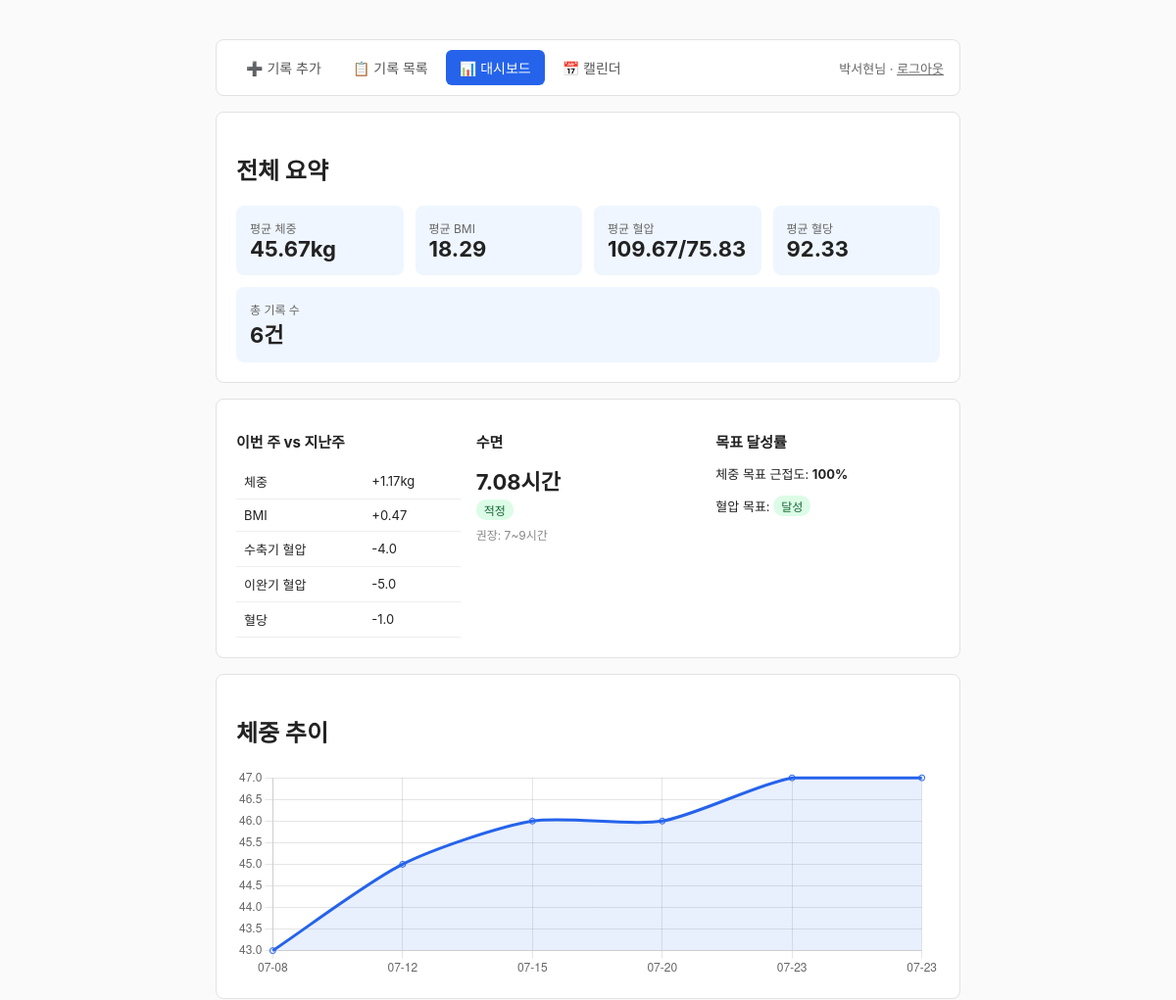
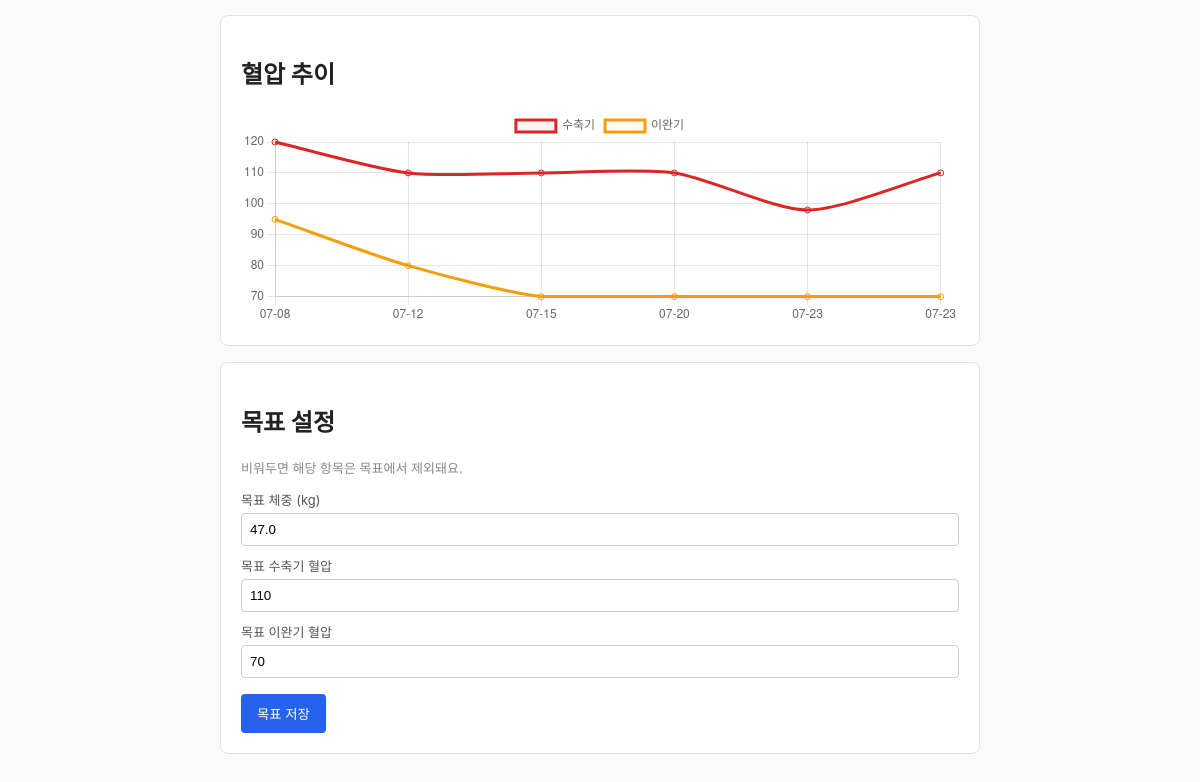
Page /web/dashboard (signed in) on the committed database (2 pictures, top to bottom).
### tables this page shows
CREATE TABLE users (
        id INTEGER PRIMARY KEY AUTOINCREMENT,
        phone TEXT NOT NULL,
        email TEXT UNIQUE NOT NULL,
        password TEXT NOT NULL,
        name TEXT NOT NULL,
        role TEXT NOT NULL DEFAULT 'user',
        created_at TEXT NOT NULL
    );

CREATE TABLE goals (
        id INTEGER PRIMARY KEY AUTOINCREMENT,
        user_id INTEGER UNIQUE NOT NULL,
        target_weight REAL,
        target_systolic INTEGER,
        target_diastolic INTEGER,
        updated_at TEXT NOT NULL,
        FOREIGN KEY(user_id) REFERENCES users(id)
    );

### web.py (the view)
@router.get("/web/dashboard", response_class=HTMLResponse)
def dashboard_page(request: Request):
    user = get_current_user_from_cookie(request)
    if user is None:
        return RedirectResponse(url="/web/login", status_code=303)
    if user["role"] == "admin":
        return RedirectResponse(url="/web/admin", status_code=303)
    records = records_crud.get_records(user["id"])
    records_sorted = sorted(records, key=lambda r: r["date"])  # 그래프는 오래된 순서로
    stats = records_crud.get_stats(user["id"])
    weekly = reports_crud.get_weekly_report(user["id"])
    sleep = reports_crud.get_sleep_analysis(user["id"])
    goal_progress = goals_crud.get_goal_progress(user["id"])
    goal = goals_crud.get_goal(user["id"])
    return templates.TemplateResponse(
        request, "dashboard.html",
        {
            "user": user, "records": records_sorted, "stats": stats,
            "weekly": weekly, "sleep": sleep, "goal_progress": goal_progress,
            "goal": goal, "active_tab": "dashboard",
        }
    )

### templates/dashboard.html (shortened to what this page needs)
{% extends "base.html" %}
{% block content %}
{% include "user_nav.html" %}
<div class="card">
    <h2>전체 요약</h2>
    {% if stats.count == 0 %}
        <p style="color:#888;">아직 기록이 없어 통계를 볼 수 없어요. <a href="/web/records/add">기록을 추가</a>해보세요.</p>
    {% else %}
    <div style="display:flex; gap:12px; flex-wrap:wrap;">
        <div class="stat-box">
            <div class="label">평균 체중</div>
            <div class="value">{{ stats.avg_weight }}kg</div>
        </div>
        <div class="stat-box">
            <div class="label">평균 BMI</div>
            <div class="value">{{ stats.avg_bmi }}</div>
        </div>
        <div class="stat-box">
            <div class="label">평균 혈압</div>
            <div class="value">{{ stats.avg_systolic }}/{{ stats.avg_diastolic }}</div>
        </div>
        <div class="stat-box">
            <div class="label">평균 혈당</div>
            <div class="value">{{ stats.avg_blood_sugar }}</div>
        </div>
        <div class="stat-box">
            <div class="label">총 기록 수</div>
            <div class="value">{{ stats.count }}건</div>
        </div>
    </div>
    {% endif %}
</div>
<div class="card">
    <div style="display:flex; gap:16px; flex-wrap:wrap;">
        <div style="flex:1; min-width:200px;">
            <h2 style="font-size:15px;">이번 주 vs 지난주</h2>
            {% if weekly.change is none %}
                <p style="color:#888; font-size:13px;">{{ weekly.message or "비교할 데이터가 부족해요." }}</p>
            {% else %}
                <table style="font-size:13px;">
                    <tr><td>체중</td><td>{{ '+' if weekly.change.weight > 0 else '' }}{{ weekly.change.weight }}kg</td></tr>
                    <tr><td>BMI</td><td>{{ '+' if weekly.change.bmi > 0 else '' }}{{ weekly.change.bmi }}</td></tr>
                    <tr><td>수축기 혈압</td><td>{{ '+' if weekly.change.systolic > 0 else '' }}{{ weekly.change.systolic }}</td></tr>
                    <tr><td>이완기 혈압</td><td>{{ '+' if weekly.change.diastolic > 0 else '' }}{{ weekly.change.diastolic }}</td></tr>
                    <tr><td>혈당</td><td>{{ '+' if weekly.change.blood_sugar > 0 else '' }}{{ weekly.change.blood_sugar }}</td></tr>
                </table>
            {% endif %}
        </div>
        <div style="flex:1; min-width:200px;">
            <h2 style="font-size:15px;">수면</h2>
            {% if sleep.status is none %}
                <p style="color:#888; font-size:13px;">{{ sleep.message or "기록이 없어요." }}</p>
            {% else %}
                <p style="font-size:22px; font-weight:bold; margin:4px 0;">{{ sleep.avg_sleep_hours }}시간</p>
                <span class="badge {{ 'ok' if sleep.status == '적정' else 'warn' }}">{{ sleep.status }}</span>
                <p style="font-size:12px; color:#888; margin-top:6px;">권장: {{ sleep.recommended_range }}</p>
            {% endif %}
        </div>
        <div style="flex:1; min-width:200px;">
            <h2 style="font-size:15px;">목표 달성률</h2>
            {% if not goal_progress.has_goal %}
                <p style="color:#888; font-size:13px;">아직 목표가 없어요. 아래에서 설정해보세요.</p>
            {% elif goal_progress.message %}
                <p style="color:#888; font-size:13px;">{{ goal_progress.message }}</p>
            {% else %}
                {% if goal_progress.weight_achievement_percent is defined %}
                    <p style="font-size:13px;">체중 목표 근접도: <strong>{{ goal_progress.weight_achievement_percent }}%</strong></p>
                {% endif %}
                {% if goal_progress.bp_goal_status is defined %}
                    <p style="font-size:13px;">혈압 목표:
                        <span class="badge {{ 'ok' if goal_progress.bp_goal_status == '달성' else 'warn' }}">{{ goal_progress.bp_goal_status }}</span>
                    </p>
                {% endif %}
            {% endif %}
        </div>
    </div>
</div>
{% if records|length > 0 %}
<div class="card">
    <h2>체중 추이</h2>
    <canvas id="weightChart" height="90"></canvas>
</div>
<div class="card">
    <h2>혈압 추이</h2>
    <canvas id="bpChart" height="90"></canvas>
</div>
{% endif %}
<div class="card">
    <h2>목표 설정</h2>
    <p style="color:#888; font-size:13px;">비워두면 해당 항목은 목표에서 제외돼요.</p>
    <form method="post" action="/web/goals">
        <label>목표 체중 (kg)</label>
        <input type="number" step="0.1" min="0.1" max="300" name="target_weight"
               value="{{ goal.target_weight if goal else '' }}">
        <label>목표 수축기 혈압</label>
        <input type="number" min="50" max="300" name="target_systolic"
               value="{{ goal.target_systolic if goal else '' }}">
        <label>목표 이완기 혈압</label>
        <input type="number" min="30" max="200" name="target_diastolic"
               value="{{ goal.target_diastolic if goal else '' }}">
        <button type="submit">목표 저장</button>
    </form>
</div>
{% if records|length > 0 %}
<script>
    const records = JSON.parse(document.getElementById('records-data').textContent);
    const labels = records.map(r => r.date.slice(5));
    new Chart(document.getElementById('weightChart'), {
        type: 'line',
        data: {
            labels: labels,
            datasets: [{
                label: '체중(kg)',
                data: records.map(r => r.weight),
                borderColor: '#2563eb',
                backgroundColor: 'rgba(37,99,235,0.1)',
                tension: 0.25,
                fill: true
            }]
        },
        options: { plugins: { legend: { display: false } } }
    });
    new Chart(document.getElementById('bpChart'), {
        type: 'line',
        data: {
            labels: labels,
            datasets: [
                {
                    label: '수축기',
                    data: records.map(r => r.systolic),
                    borderColor: '#dc2626',
                    backgroundColor: 'rgba(220,38,38,0.05)',
                    tension: 0.25
                },
                {
                    label: '이완기',
                    data: records.map(r => r.diastolic),
                    borderColor: '#f59e0b',
                    backgroundColor: 'rgba(245,158,11,0.05)',
                    tension: 0.25
                }
            ]
        },
        options: { plugins: { legend: { display: true } } }
    });
</script>
{% endif %}
{% endblock %}

### templates/user_nav.html
<div class="card" style="padding: 10px 16px; margin-bottom: 16px;">
    <div style="display:flex; justify-content:space-between; align-items:center; flex-wrap:wrap; gap:8px;">
        <nav class="tab-nav">
            <a class="tab-link {{ 'active' if active_tab == 'add' else '' }}" href="/web/records/add">➕ 기록 추가</a>
            <a class="tab-link {{ 'active' if active_tab == 'list' else '' }}" href="/web/records">📋 기록 목록</a>
            <a class="tab-link {{ 'active' if active_tab == 'dashboard' else '' }}" href="/web/dashboard">📊 대시보드</a>
            <a class="tab-link {{ 'active' if active_tab == 'calendar' else '' }}" href="/web/calendar">📅 캘린더</a>
        </nav>
        <div style="font-size:13px; color:#666;">
            {{ user.name }}님 · <a href="/web/logout" style="color:#666;">로그아웃</a>
        </div>
    </div>
</div>

### templates/base.html (style rules this page uses)
body { font-family: -apple-system, "Segoe UI", "Malgun Gothic", sans-serif; max-width: 760px; margin: 40px auto; padding: 0 16px; color: #222; background: #fafafa; }
.card { background: #fff; border: 1px solid #e2e2e2; border-radius: 8px; padding: 20px; margin-bottom: 16px; }
label { display: block; margin-top: 10px; font-size: 13px; color: #555; }
input { width: 100%; padding: 8px; margin-top: 4px; border: 1px solid #ccc; border-radius: 4px; box-sizing: border-box; }
button { margin-top: 16px; padding: 10px 16px; background: #2563eb; color: #fff; border: none; border-radius: 4px; cursor: pointer; }
table { width: 100%; border-collapse: collapse; font-size: 14px; }
th, td { padding: 8px; border-bottom: 1px solid #eee; text-align: left; }
.badge { display: inline-block; padding: 2px 8px; border-radius: 10px; font-size: 12px; }
.badge.ok { background: #dcfce7; color: #166534; }
.tab-nav { display: flex; gap: 4px; flex-wrap: wrap; }
.tab-link { padding: 8px 14px; border-radius: 6px; text-decoration: none; color: #555; font-size: 14px; white-space: nowrap; }
.tab-link.active { background: #2563eb; color: #fff; }
.stat-box { background: #eff6ff; border-radius: 8px; padding: 14px; flex: 1; min-width: 130px; }
.stat-box .label { font-size: 12px; color: #666; }
.stat-box .value { font-size: 22px; font-weight: bold; }

### rows in the picture
users: name "박서현"
goals: target_weight "47.0", target_systolic "110", target_diastolic "70"

### other values in the picture
{{ stats.avg_weight }} "45.67"
{{ stats.avg_bmi }} "18.29"
{{ stats.avg_systolic }} "109.67"
{{ stats.avg_diastolic }} "75.83"
{{ stats.avg_blood_sugar }} "92.33"
{{ stats.count }} "6"
{{ '+' if weekly.change.weight > 0 else '' }} "+"
{{ weekly.change.weight }} "1.17"
{{ '+' if weekly.change.bmi > 0 else '' }} "+"
{{ weekly.change.bmi }} "0.47"
{{ weekly.change.systolic }} "-4.0"
{{ weekly.change.diastolic }} "-5.0"
{{ weekly.change.blood_sugar }} "-1.0"
{{ sleep.avg_sleep_hours }} "7.08"
{{ sleep.status }} "적정"
